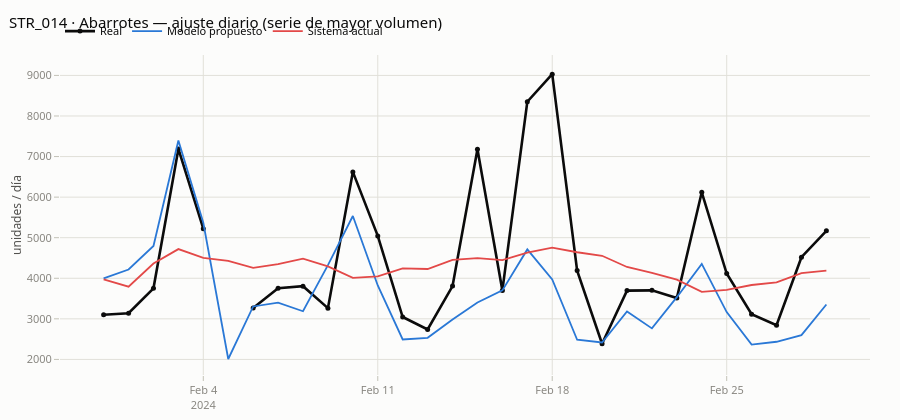

The notebook cell saved with this chart:
### Markdown cell above
### 3.1 · Una serie individual, para ver el ajuste fino

La agregación de la cadena suaviza el error. Veamos una sola serie tienda × categoría de alto volumen para juzgar el ajuste a nivel operativo (que es donde se decide la reposición).

### Code cell
vol = camp.groupby(["store_id", "category"], observed=True)["y_true"].sum()
sid, cat = vol.idxmax()
una = preds[(preds["store_id"] == sid) & (preds["category"] == cat)]

c = una[una.modelo == CAMPEON].sort_values("date")
fig = go.Figure()
fig.add_scatter(x=c["date"].dt.strftime("%Y-%m-%d"), y=c["y_true"],
                mode="lines+markers", name="Real",
                line=dict(color=MODEL_COLORS["real"], width=2.6), marker=dict(size=5),
                hovertemplate="%{x|%a %d %b}<br>Real: <b>%{y:.0f} uds</b><extra></extra>")
for modelo in ["gradient_boosting_prior", "sistema_actual"]:
    d = una[una.modelo == modelo].sort_values("date")
    fig.add_scatter(x=d["date"].dt.strftime("%Y-%m-%d"), y=d["y_pred"],
                    mode="lines", name=MODEL_LABELS[modelo],
                    line=dict(color=MODEL_COLORS[modelo], width=1.8),
                    hovertemplate="%{x|%a %d %b}<br>" + MODEL_LABELS[modelo]
                                  + ": <b>%{y:.0f} uds</b><extra></extra>")
fig.update_layout(title=f"{sid} · {cat} — ajuste diario (serie de mayor volumen)",
                  yaxis_title="unidades / día", height=420, hovermode="x unified",
                  legend=dict(orientation="h", y=1.12, font=dict(size=11)))
fig.show()

### Figure 1 — Plotly figure (JSON) as saved in the notebook; plotly's stock layout.template omitted (floating-point values rounded to 4 significant figures)
{"data": [{"hovertemplate": "%{x|%a %d %b}<br>Real: <b>%{y:.0f} uds</b><extra></extra>", "line": {"color": "#0b0b0b", "width": 2.6}, "marker": {"size": 5}, "mode": "lines+markers", "name": "Real", "type": "scatter", "x": ["2024-01-31", "2024-02-01", "2024-02-02", "2024-02-03", "2024-02-04", "2024-02-05", "2024-02-06", "2024-02-07", "2024-02-08", "2024-02-09", "2024-02-10", "2024-02-11", "2024-02-12", "2024-02-13", "2024-02-14", "2024-02-15", "2024-02-16", "2024-02-17", "2024-02-18", "2024-02-19", "2024-02-20", "2024-02-21", "2024-02-22", "2024-02-23", "2024-02-24", "2024-02-25", "2024-02-26", "2024-02-27", "2024-02-28", "2024-02-29"], "y": [3100.0, 3138.0, 3752.0, 7189.0, 5223.0, NaN, 3267.0, 3756.0, 3805.0, 3264.0, 6622.0, 5045.0, 3045.0, 2738.0, 3807.0, 7178.0, 3700.0, 8351.0, 9032.0, 4189.0, 2387.0, 3696.0, 3702.0, 3512.0, 6120.0, 4117.0, 3116.0, 2845.0, 4519.0, 5169.0]}, {"hovertemplate": "%{x|%a %d %b}<br>Modelo propuesto: <b>%{y:.0f} uds</b><extra></extra>", "line": {"color": "#2a78d6", "width": 1.8}, "mode": "lines", "name": "Modelo propuesto", "type": "scatter", "x": ["2024-01-31", "2024-02-01", "2024-02-02", "2024-02-03", "2024-02-04", "2024-02-05", "2024-02-06", "2024-02-07", "2024-02-08", "2024-02-09", "2024-02-10", "2024-02-11", "2024-02-12", "2024-02-13", "2024-02-14", "2024-02-15", "2024-02-16", "2024-02-17", "2024-02-18", "2024-02-19", "2024-02-20", "2024-02-21", "2024-02-22", "2024-02-23", "2024-02-24", "2024-02-25", "2024-02-26", "2024-02-27", "2024-02-28", "2024-02-29"], "y": [3996.0, 4216.0, 4795.0, 7396.0, 5367.0, 2010.0, 3305.0, 3401.0, 3187.0, 4323.0, 5535.0, 3823.0, 2491.0, 2533.0, 2984.0, 3402.0, 3700.0, 4711.0, 3970.0, 2485.0, 2417.0, 3182.0, 2764.0, 3534.0, 4354.0, 3166.0, 2364.0, 2435.0, 2597.0, 3355.0]}, {"hovertemplate": "%{x|%a %d %b}<br>Sistema actual: <b>%{y:.0f} uds</b><extra></extra>", "line": {"color": "#e34948", "width": 1.8}, "mode": "lines", "name": "Sistema actual", "type": "scatter", "x": ["2024-01-31", "2024-02-01", "2024-02-02", "2024-02-03", "2024-02-04", "2024-02-05", "2024-02-06", "2024-02-07", "2024-02-08", "2024-02-09", "2024-02-10", "2024-02-11", "2024-02-12", "2024-02-13", "2024-02-14", "2024-02-15", "2024-02-16", "2024-02-17", "2024-02-18", "2024-02-19", "2024-02-20", "2024-02-21", "2024-02-22", "2024-02-23", "2024-02-24", "2024-02-25", "2024-02-26", "2024-02-27", "2024-02-28", "2024-02-29"], "y": [3971.0, 3792.0, 4363.0, 4719.0, 4503.0, 4431.0, 4256.0, 4351.0, 4483.0, 4294.0, 4011.0, 4048.0, 4245.0, 4228.0, 4452.0, 4499.0, 4446.0, 4634.0, 4757.0, 4641.0, 4554.0, 4278.0, 4131.0, 3964.0, 3666.0, 3713.0, 3834.0, 3899.0, 4128.0, 4190.0]}], "layout": {"height": 420, "hovermode": "x unified", "legend": {"font": {"size": 11}, "orientation": "h", "y": 1.12}, "title": {"text": "STR_014 · Abarrotes — ajuste diario (serie de mayor volumen)"}, "yaxis": {"title": {"text": "unidades / día"}}}}
